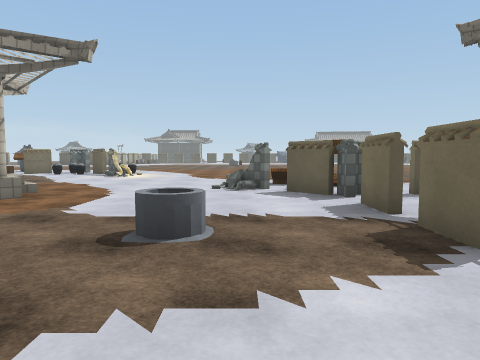
[1] (above)

24 first-person views from a walk through a scene from a Unity 3-D project. The camera is 1.5 m above the floor, tilts 4° down and sees 70° across. The floor is counted in squares, 2 m on a side. Each view is taken from the middle of a square. On the plan, view 1 faces up. The plan holds only what a view shows up to about 11 squares ahead; the rest is blank. The place goes on beyond the plan. The player character is not drawn. Some animated figures are not drawn. Some surface patterns are stand-ins.

[2]
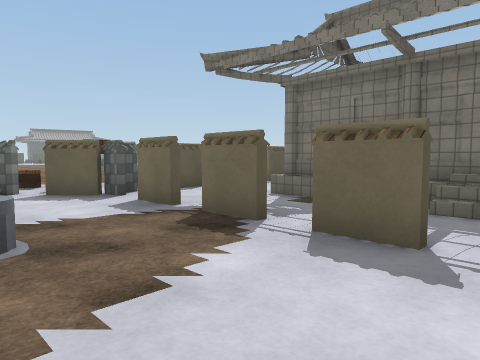

[3]
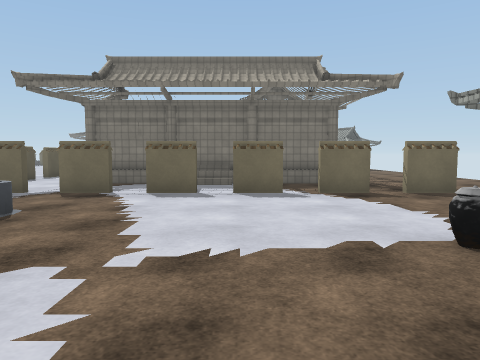

[4]
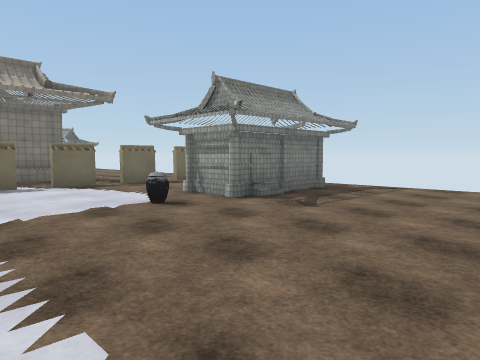

[5]
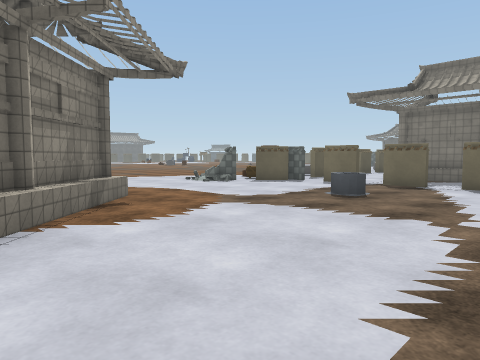

[6]
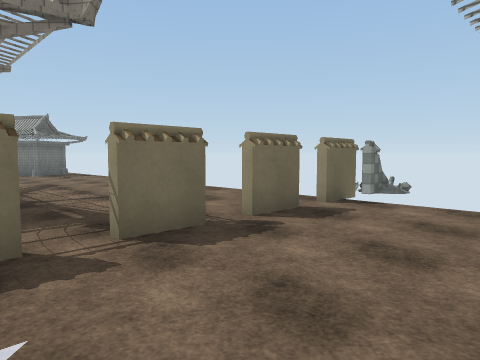

[7]
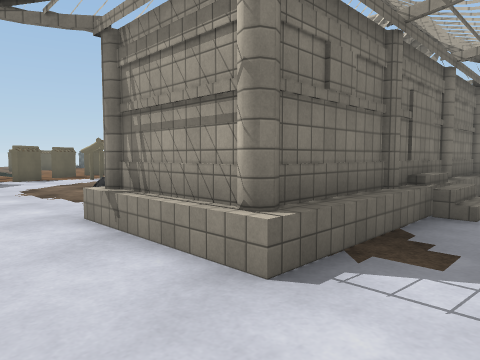

[8]
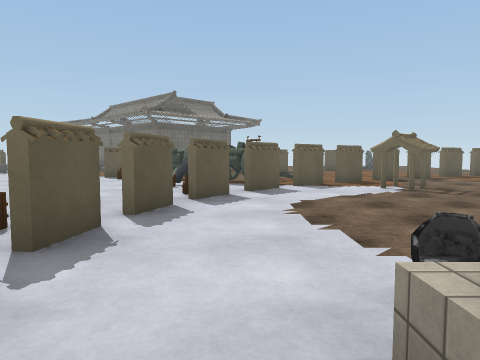

[9]
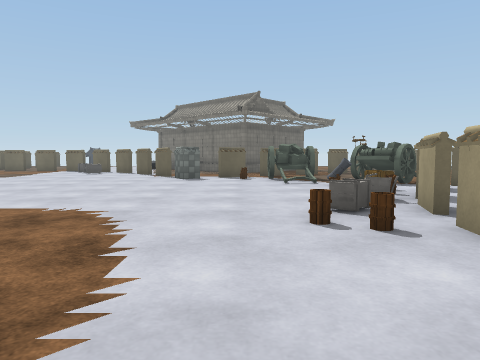

[10]
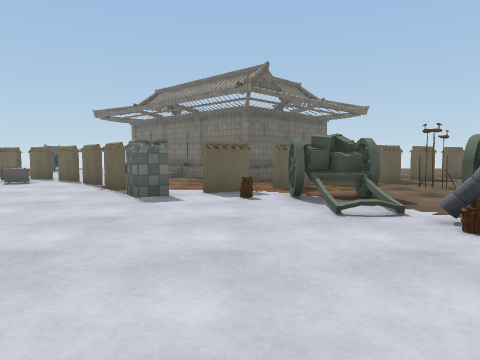

[11]
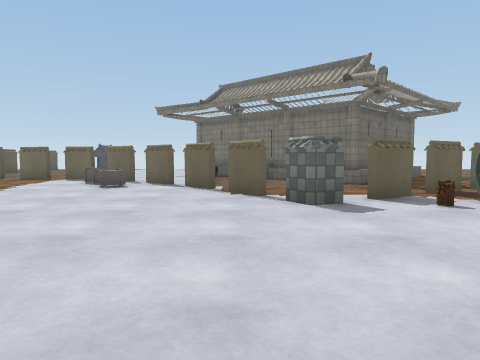

[12]
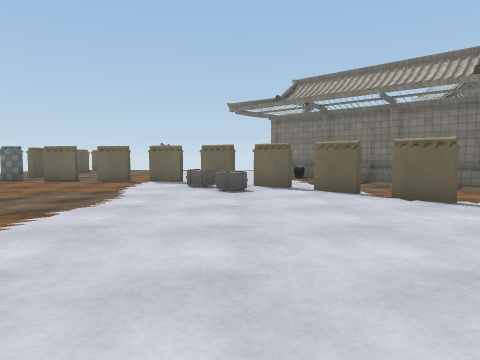

[13]
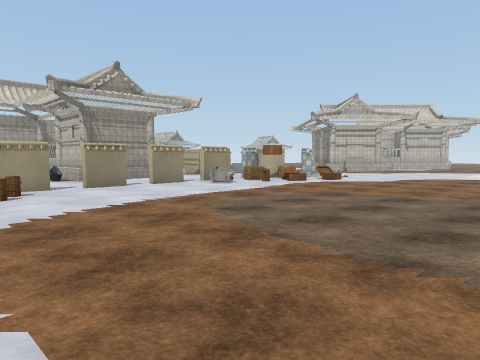

[14]
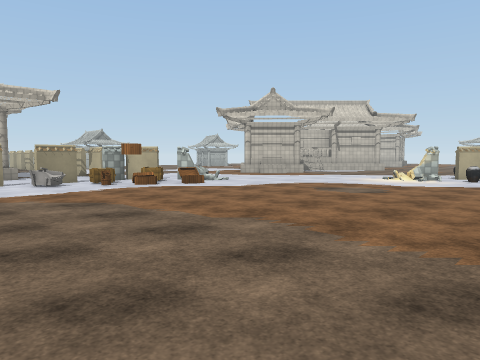

[15]
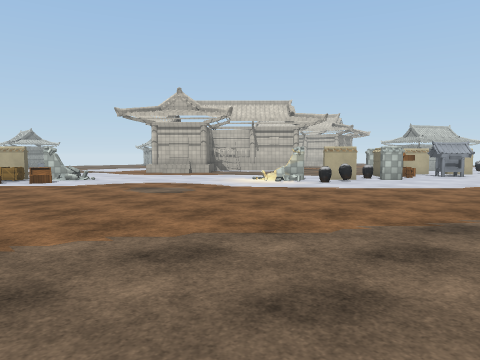

[16]
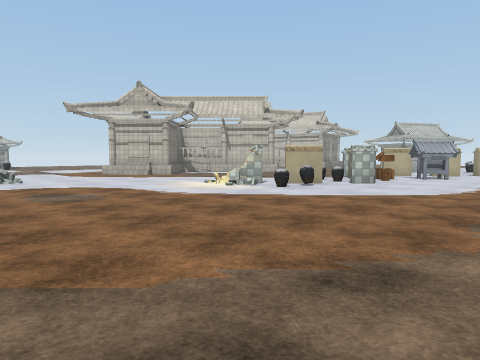

[17]
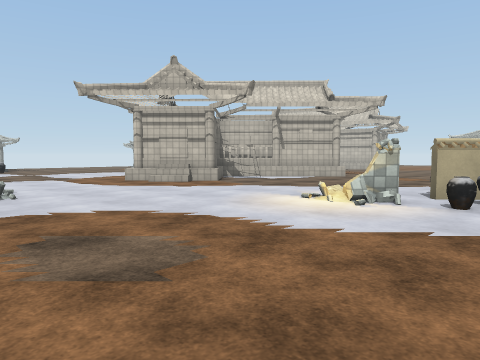

[18]
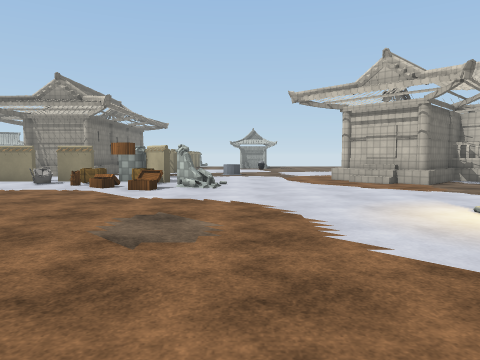

[19]
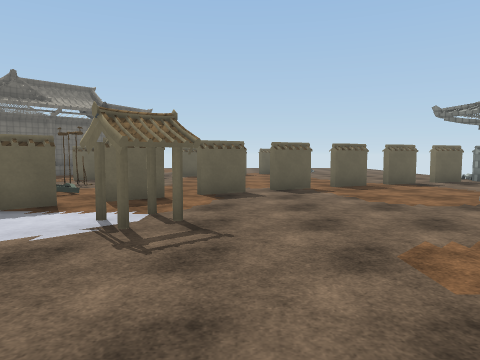

[20]
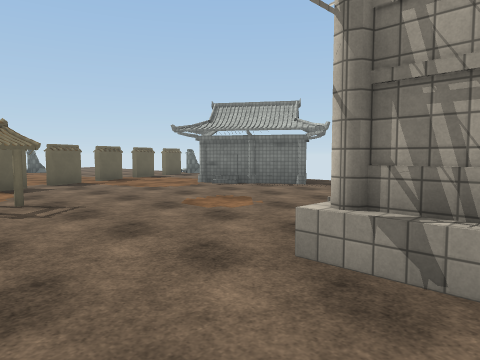

[21]
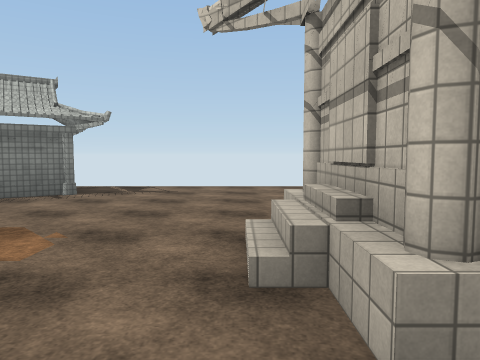

[22]
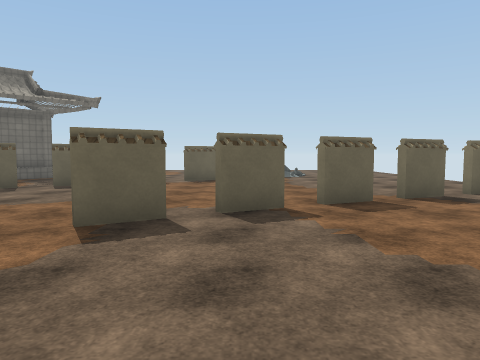

[23]
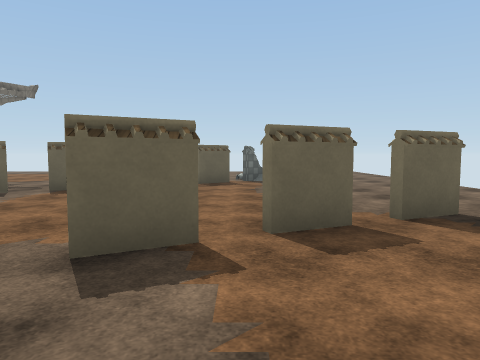

[24]
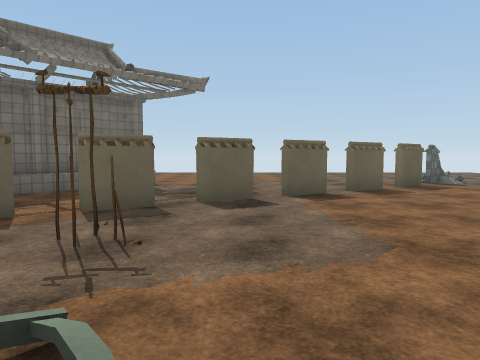

### Floor plan
Points are (right, up) in squares from view 1. A wall is a line through its corners. A room is listed if a view was taken in it or the views show most of it. See-through windows are left out.
Room 1 (views 1, 2, 3, 4, 5, 6, 8, 19, 20, 21, 22, 23)
walls: (4.6, -0.3) (4.6, 1.7); (4.6, -2.5) (4.6, -0.8); (1.9, -0.9) (1.9, 0.1); (1.9, -2.8) (1.9, -1.6); (1.9, 0.9) (1.9, 2); (4.6, 2) (4.6, 4.2); (1.9, -4.5) (1.9, -3.4); (1.9, 2.6) (1.9, 3.7); (8.4, -0.3) (9.2, -0.3) (9.2, -2.5); (5.6, 4.2) (6.8, 4.2); (1.9, -6.3) (1.9, -5.1); (1.9, 4.4) (1.9, 5.5); (1.9, 6.1) (1.9, 6.9); (1.8, 6.5) (1, 7.3); (6.1, 6.7) (5.6, 6.7); (-2.5, -6.1) (-2.5, -3.4) (-1.2, -3.4); (7.8, 6.7) (6.9, 6.7); (0.6, 7.7) (0.2, 8.1); (9.7, 6.5) (8.6, 6.6); (13.9, 0.4) (13.3, 1.1) (14.1, 1.8); (11.4, 6) (10.3, 6.3); (13.4, -5.7) (15.6, -4.2); (12.8, 5.2) (12.3, 5.5); (-4.3, 6.2) (-5.9, 4.6); (14.1, 4) (13.3, 4.8); (15.2, 2.7) (14.5, 3.6); (16.3, 1.4) (15.6, 2.2); (17.1, -0.1) (16.6, 0.8); (18, -1.7) (17.4, -0.7); (18.8, -3.2) (18.3, -2.2); (19.4, -4.9) (19, -3.9); (20.1, -6.5) (19.7, -5.5)
low walls: (4.3, -2.4) (4.3, -0.5); (4.3, 2.1) (4.3, 4.4); (8.2, -0.1) (9.5, -0.1) (9.5, -1); (5.5, 4.4) (7.2, 4.4) (7.2, 3.2); (9.5, -2.1) (9.5, -3); (-3.9, 6.1) (-6.4, 3.7)
ways out: opening at (-2, 7) to room 2; opening at (3.5, 4.5) to room 2; opening at (6.5, 5.5) to room 2; opening at (10, 7) to room 2; opening at (12, 5) to room 2; opening at (17, 1) to room 2; opening at (20, -5) to room 2; gap at (2, 6) to room 2; gap at (7.5, 7) to room 2; gap at (18, -2) to room 2; gap at (20, -7) to room 2; opening at (-1.5, -7); opening at (0.5, -6); gap at (2, -7); gap at (2, 1.5); gap at (14, -7)
objects: jar (-2, -2); other object (-1, 3); jar (8, 4)
Room 2 (views 7, 9, 10, 11, 12, 13, 14, 15, 16, 17, 18, 24)
walls: (18.4, 11.6) (19.3, 12.3); (17.5, 10.2) (17.1, 10.9) (17.8, 11.3); (19.8, 12.7) (20.7, 13.3); (8.6, 6.8) (9.7, 6.7); (6.9, 6.9) (8, 6.9); (20.9, 13.8) (21.7, 14.6); (10.4, 6.5) (11.4, 6.2); (5.1, 6.9) (6.3, 6.9); (22.1, 15.2) (22.6, 16.2); (4.4, 6.7) (3.4, 6.7); (22.8, 16.6) (23.2, 17.7); (3.4, 6.9) (4.5, 6.9); (23.3, 18.3) (23.5, 19.4); (0.1, 8.5) (0.7, 7.8); (23.6, 20.1) (23.7, 21.2); (18.4, 8.7) (17.8, 9.7); (23.7, 21.8) (23.8, 22.4); (1, 7.5) (1.9, 6.6); (1.9, 6.9) (2.6, 6.9); (-5.2, 13.8) (-4.6, 13.3); (-6.3, 15) (-5.5, 14.2); (4.6, 4.2) (5.6, 4.2); (19.3, 7.2) (18.7, 8.2); (-7.3, 16) (-6.8, 15.5); (22.3, 8.1) (21.6, 8.8); (20.2, 5.7) (19.8, 6.5); (23.2, 7.2) (22.8, 7.6); (-5.8, 7.7) (-4.3, 6.2); (21.1, 4.2) (20.5, 5.2); (23.8, 6.6) (23.3, 7.2); (-7.5, 6.3) (-6.2, 7.6); (22, 2.7) (21.4, 3.7); (22.9, 1.2) (22.3, 2.2); (23.8, -0.3) (23.2, 0.7); (24.6, -1.4) (24.2, -0.9)
low walls: (4.3, 4.4) (5.5, 4.4); (-4.6, 7.5) (-4.2, 7); (-5, 7.5) (-4.3, 6.9); (-5, 7.3) (-3.9, 6.1); (24.1, 6) (21.2, 8.8); (-7.5, 6.6) (-5.9, 8.2) (-5.5, 7.7)
ways out: opening at (-2, 7) to room 1; opening at (3.5, 4.5) to room 1; opening at (6.5, 5.5) to room 1; opening at (10, 7) to room 1; opening at (12, 5) to room 1; opening at (17, 1) to room 1; opening at (20, -5) to room 1; gap at (2, 6) to room 1; gap at (7.5, 7) to room 1; gap at (18, -2) to room 1; gap at (20, -7) to room 1; opening at (19.8, 9.5); opening at (24, 18); gap at (23, 1)
objects: jar (-7, 15); jar (-5, 15); chest (1, 9); box (2, 8); chest (2, 9); other object (3, 7); box (3, 8); other object (5, 8); barrel (9, 8); barrel (10, 8); other object (11, 8); other object (12, 6); other object (13, 6); box (14, 6); barrel (14, 7); other object (15, 4) to (16, 5); other object (15, 6); other object (17, 7) to (18, 8); barrel (17, 9); other object (19, 4); other object (20, 15); other object (22, 16)

Where each view was taken, in squares from view 1:
view 1: 0 up, 0 right, facing up
view 2: 0 up, 1 left, facing up-right
view 3: 0 up, 5 left, facing right
view 4: 1 up, 7 left, facing down-right
view 5: 0 up, 7 left, facing up-right
view 6: 2 down, 1 left, facing down-right
view 7: 6 up, 3 right, facing down-right
view 8: 5 up, 6 right, facing right
view 9: 9 up, 6 right, facing right
view 10: 9 up, 11 right, facing right
view 11: 12 up, 12 right, facing right
view 12: 15 up, 13 right, facing right
view 13: 15 up, 11 right, facing down-left
view 14: 17 up, 7 right, facing down-left
view 15: 20 up, 4 right, facing down-left
view 16: 20 up, 2 right, facing down-left
view 17: 16 up, 1 right, facing down-left
view 18: 17 up, 1 left, facing down
view 19: 0 up, 10 right, facing right
view 20: 2 up, 8 right, facing down-right
view 21: 1 up, 10 right, facing down
view 22: 1 down, 13 right, facing right
view 23: 2 down, 15 right, facing right
view 24: 3 up, 16 right, facing right
